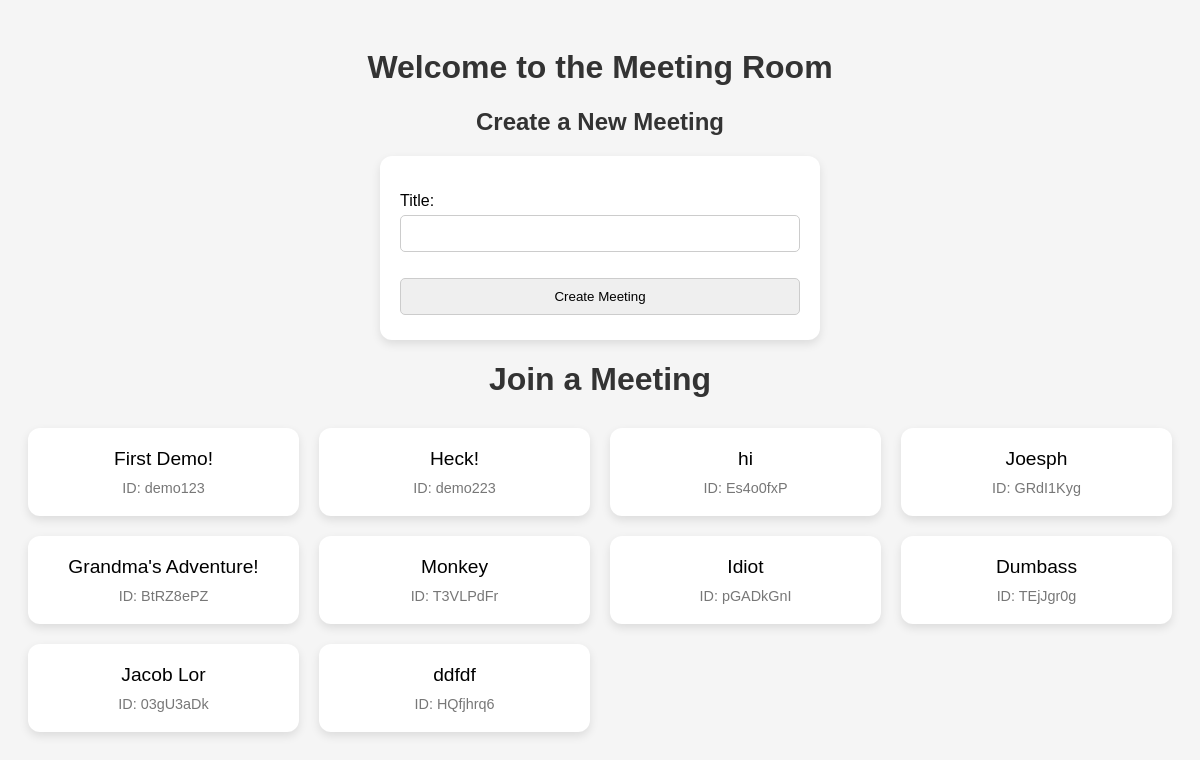
Page /home/ on the earlier database version.
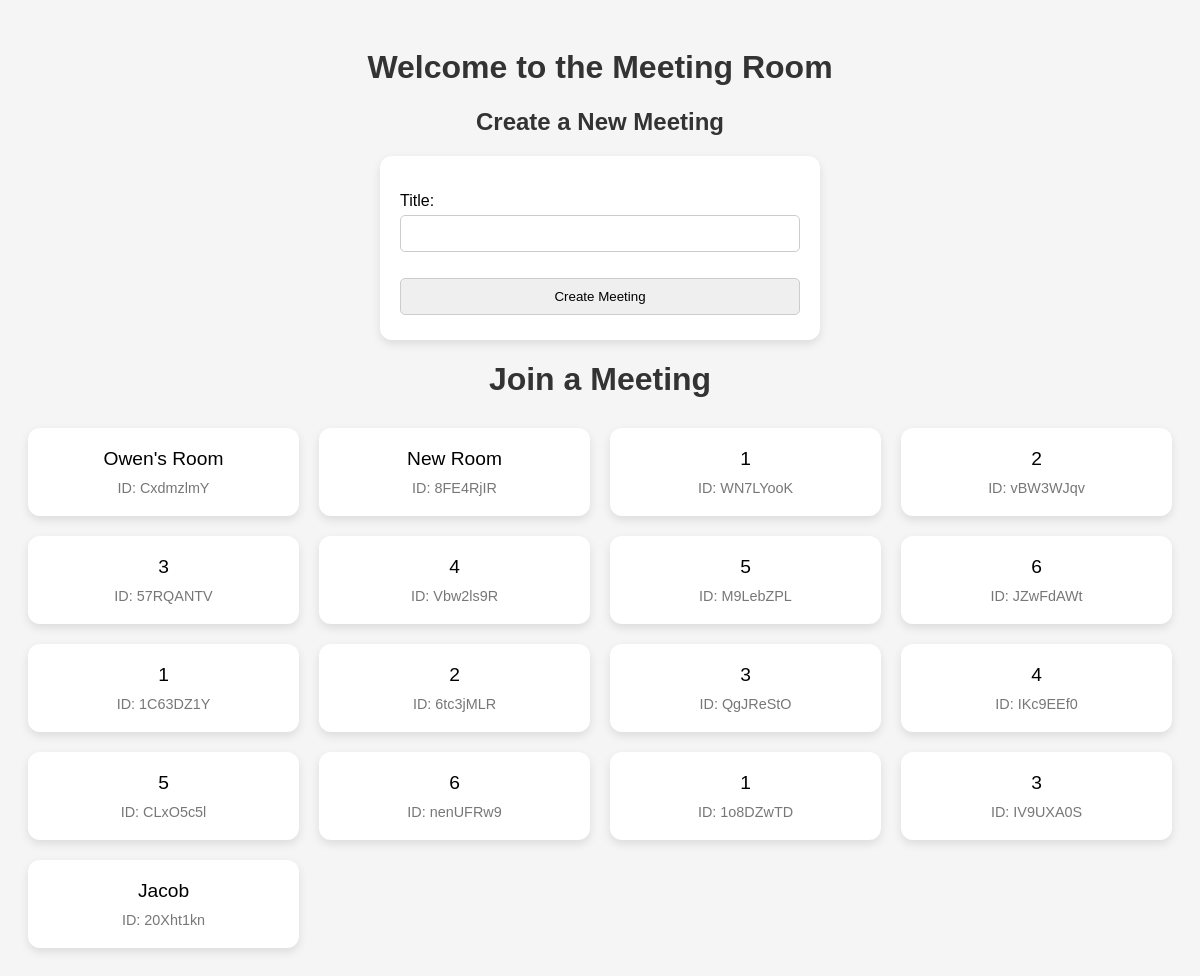
Same page on the later database version.
### meet/models.py (models this page shows, shortened)
class Meeting(models.Model):
    host = models.ForeignKey(User, on_delete=models.CASCADE)
    meeting_id = models.CharField(max_length=100, unique=True, blank=True)
    created_at = models.DateTimeField(auto_now_add=True)
    title = models.CharField(max_length=200)

### home/views.py (the view)
# urls.py: path('', views.index, name='index'),  # Home page view
def index(request):
    meetings = Meeting.objects.all()  # Get all meetings
    if request.method == 'POST':
        form = MeetingForm(request.POST)
        if form.is_valid():
            new_meeting = form.save(commit=False)
            new_meeting.host = request.user  # Set the host to the currently logged-in user
            new_meeting.save()
            return redirect('index')  # Redirect to the index page after the meeting is created
    else:
        form = MeetingForm()
    return render(request, 'home/index.html', {'meetings': meetings, 'form': form})

### home/form.py
class MeetingForm(forms.ModelForm):
    class Meta:
        model = Meeting
        fields = ['title']

### home/templates/home/index.html (shortened to what this page needs)
<!DOCTYPE html>
<html lang="en">
<head>
</head>
<body>
    <h1>Welcome to the Meeting Room</h1>
    <h2 class="NewMeeting">Create a New Meeting</h2>
    <form method="POST">
        {{ form.as_p }}
        <button type="submit">Create Meeting</button>
    </form>
    <h1>Join a Meeting</h1>
    <div class="meetings-container">
        {% for meeting in meetings %}
            <div class="meeting-card" onclick="goToMeeting('{{ meeting.meeting_id }}')">
                <div class="meeting-title">{{ meeting.title }}</div>
                <div class="meeting-id">ID: {{ meeting.meeting_id }}</div>
            </div>
        {% empty %}
            <p>No meetings available.</p>
        {% endfor %}
    </div>
</body>
</html>

### home/templates/home/index.html (style rules this page uses)
body { font-family: Arial, sans-serif; background: #f5f5f5; padding: 20px; }
h1 { text-align: center; color: #333; }
.meetings-container { display: grid; grid-template-columns: repeat(auto-fill, minmax(250px, 1fr)); gap: 20px; margin-top: 30px; }
.meeting-card { background: white; padding: 20px; border-radius: 12px; box-shadow: 0 4px 10px rgba(0, 0, 0, 0.1); cursor: pointer; transition: transform 0.2s, box-shadow 0.2s; text-align: center; }
.meeting-title { font-size: 1.2rem; margin-bottom: 10px; }
.meeting-id { font-size: 0.9rem; color: #777; }
form { max-width: 400px; margin: 0 auto; background: white; padding: 20px; border-radius: 12px; box-shadow: 0 4px 10px rgba(0, 0, 0, 0.1); }
form input, form button { width: 100%; padding: 10px; margin: 5px 0; border: 1px solid #ccc; border-radius: 5px; }
form input { width: 378px; }
.NewMeeting { text-align: center; color: #333; margin-top: 20px; }

Differences in the rows shown:
removed Meeting: title "First Demo!", meeting_id "demo123"
removed Meeting: title "Heck!", meeting_id "demo223"
removed Meeting: title "hi", meeting_id "Es4o0fxP"
removed Meeting: title "Joesph", meeting_id "GRdI1Kyg"
removed Meeting: title "Grandma's Adventure!", meeting_id "BtRZ8ePZ"
removed Meeting: title "Monkey", meeting_id "T3VLPdFr"
removed Meeting: title "Idiot", meeting_id "pGADkGnI"
removed Meeting: title "Dumbass", meeting_id "TEjJgr0g"
removed Meeting: title "Jacob Lor", meeting_id "03gU3aDk"
removed Meeting: title "ddfdf", meeting_id "HQfjhrq6"
added Meeting: title "Owen's Room", meeting_id "CxdmzlmY"
added Meeting: title "New Room", meeting_id "8FE4RjIR"
added Meeting: title "1", meeting_id "WN7LYooK"
added Meeting: title "2", meeting_id "vBW3WJqv"
added Meeting: title "3", meeting_id "57RQANTV"
added Meeting: title "4", meeting_id "Vbw2ls9R"
added Meeting: title "5", meeting_id "M9LebZPL"
added Meeting: title "6", meeting_id "JZwFdAWt"
added Meeting: title "1", meeting_id "1C63DZ1Y"
added Meeting: title "2", meeting_id "6tc3jMLR"
added Meeting: title "3", meeting_id "QgJReStO"
added Meeting: title "4", meeting_id "IKc9EEf0"
added Meeting: title "5", meeting_id "CLxO5c5l"
added Meeting: title "6", meeting_id "nenUFRw9"
added Meeting: title "1", meeting_id "1o8DZwTD"
added Meeting: title "3", meeting_id "IV9UXA0S"
added Meeting: title "Jacob", meeting_id "20Xht1kn"
